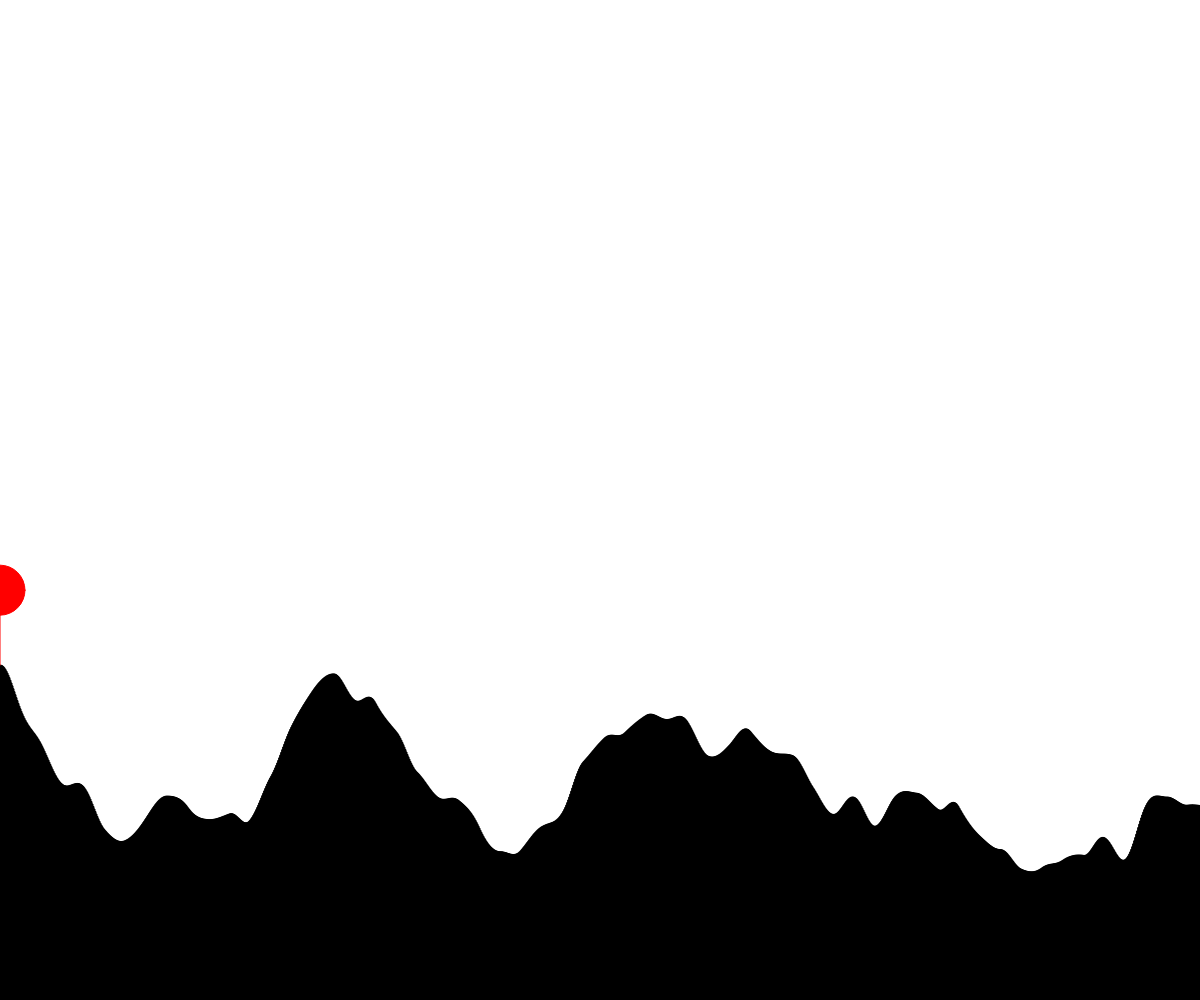
Frame 1 (no input)
Frame 60 (no input): identical to frame 1, image omitted
Frame 120 (the mouse pressed at the canvas centre since frame 60): identical to frame 1, image omitted

The p5.js sketch that drew this single still picture (run headless with seeded random() and noise() and a simulated clock; from frame 60 on, the mouse is pressed at the canvas centre):

// p5.js sketch
// ── sketch.js
// Terrain Generation
// Dan Schellenberg - replace with your name
// Mar 19, 2018

let heights = [];
let numberOfRectangles;

function setup() {
  createCanvas(windowWidth, windowHeight);
  numberOfRectangles = width;
  generateInitialTerrain(numberOfRectangles);
}

function draw() {
  background(255);
  displayTerrain();
  plantFlag();
}

function generateInitialTerrain(numberOfRectangles) {
  let time = 0;
  let dt = 0.006;

  for (let i=0; i<numberOfRectangles; i++) {
    let currentHeight = noise(time)*500;
    heights.push(currentHeight);
    time += dt;
  }
}

function displayTerrain() {
  let rectWidth = width / numberOfRectangles;
  rectMode(CORNERS);
  fill(0);
  stroke(0);
  for (let i=0; i<numberOfRectangles; i++) {
    rect(i*rectWidth, height, (i+1)*rectWidth, height - heights[i]);
  }
}

function plantFlag() {
  let rectWidth = width / numberOfRectangles;
  let highestX;
  let tallest = 0;
  for (let i=0; i<heights.length; i++) {
    if (heights[i] > tallest) {
      tallest = heights[i];
      highestX = i*rectWidth;
    }
  }

  let highestY = height - tallest;
  stroke(255, 0, 0);
  fill(255, 0, 0);
  line(highestX, highestY, highestX, highestY - 50);

  ellipse(highestX, highestY - 75, 50, 50);
}
